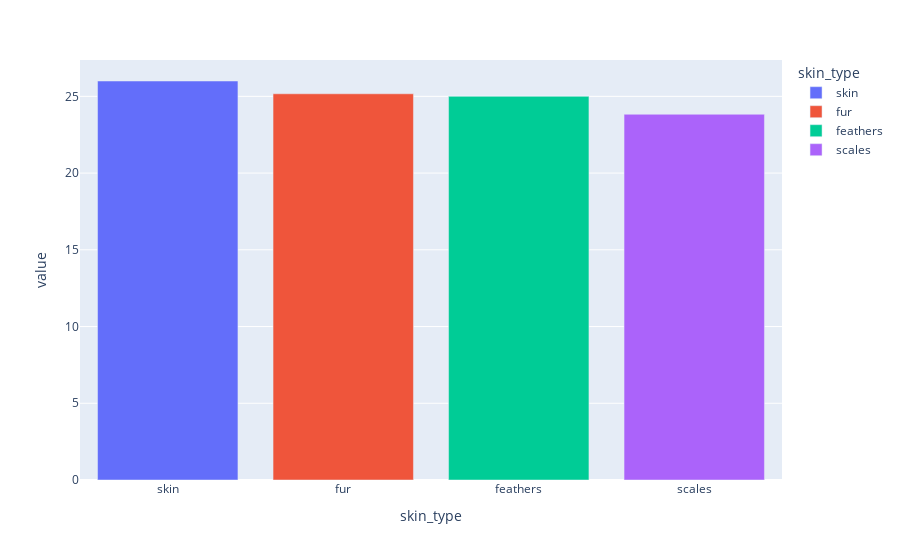

Notebook source saved alongside this figure:
### Code cell
percentual_skin_type = df_species.value_counts('skin_type')/len(df_species) * 100
px.bar(percentual_skin_type, color=percentual_skin_type.index)

### Figure 1 — Plotly figure (JSON) as saved in the notebook; plotly's stock layout.template omitted (floating-point values rounded to 4 significant figures)
{"data": [{"hovertemplate": "skin_type=%{x}<br>value=%{y}<extra></extra>", "legendgroup": "skin", "marker": {"color": "#636efa", "pattern": {"shape": ""}}, "name": "skin", "orientation": "v", "showlegend": true, "textposition": "auto", "type": "bar", "x": ["skin"], "xaxis": "x", "y": [26.0], "yaxis": "y"}, {"hovertemplate": "skin_type=%{x}<br>value=%{y}<extra></extra>", "legendgroup": "fur", "marker": {"color": "#EF553B", "pattern": {"shape": ""}}, "name": "fur", "orientation": "v", "showlegend": true, "textposition": "auto", "type": "bar", "x": ["fur"], "xaxis": "x", "y": [25.17], "yaxis": "y"}, {"hovertemplate": "skin_type=%{x}<br>value=%{y}<extra></extra>", "legendgroup": "feathers", "marker": {"color": "#00cc96", "pattern": {"shape": ""}}, "name": "feathers", "orientation": "v", "showlegend": true, "textposition": "auto", "type": "bar", "x": ["feathers"], "xaxis": "x", "y": [25.0], "yaxis": "y"}, {"hovertemplate": "skin_type=%{x}<br>value=%{y}<extra></extra>", "legendgroup": "scales", "marker": {"color": "#ab63fa", "pattern": {"shape": ""}}, "name": "scales", "orientation": "v", "showlegend": true, "textposition": "auto", "type": "bar", "x": ["scales"], "xaxis": "x", "y": [23.83], "yaxis": "y"}], "layout": {"barmode": "relative", "legend": {"title": {"text": "skin_type"}, "tracegroupgap": 0}, "margin": {"t": 60}, "xaxis": {"anchor": "y", "categoryarray": ["skin", "fur", "feathers", "scales"], "categoryorder": "array", "domain": [0, 1], "title": {"text": "skin_type"}}, "yaxis": {"anchor": "x", "domain": [0, 1], "title": {"text": "value"}}}}
